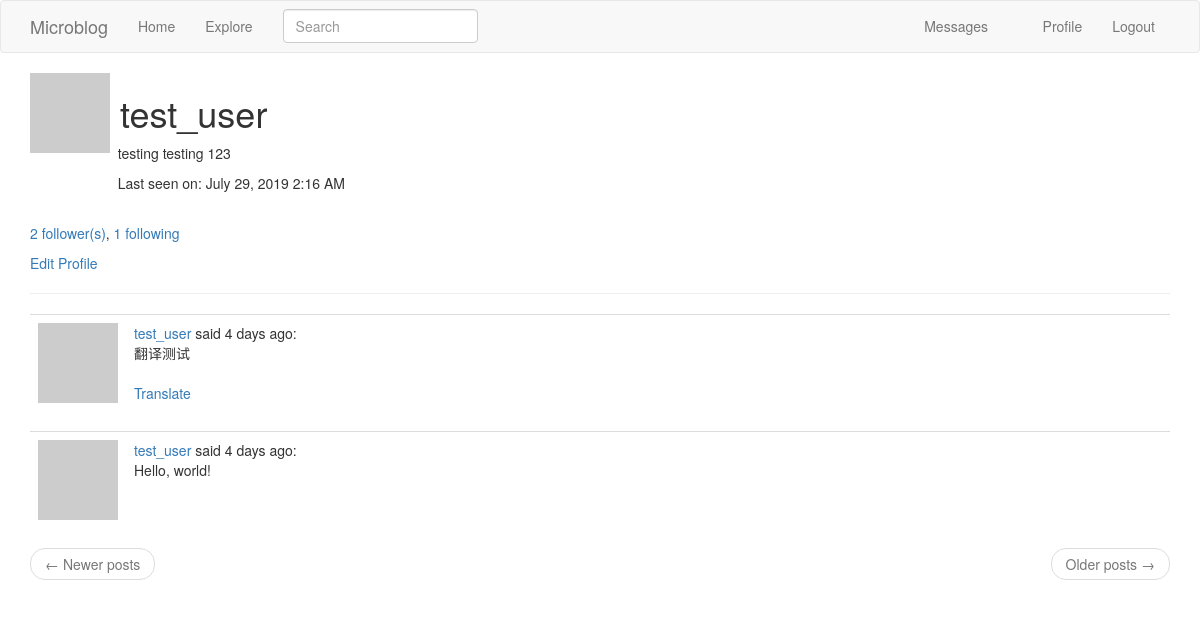
The app's page /user/test_user (signed in), older data.
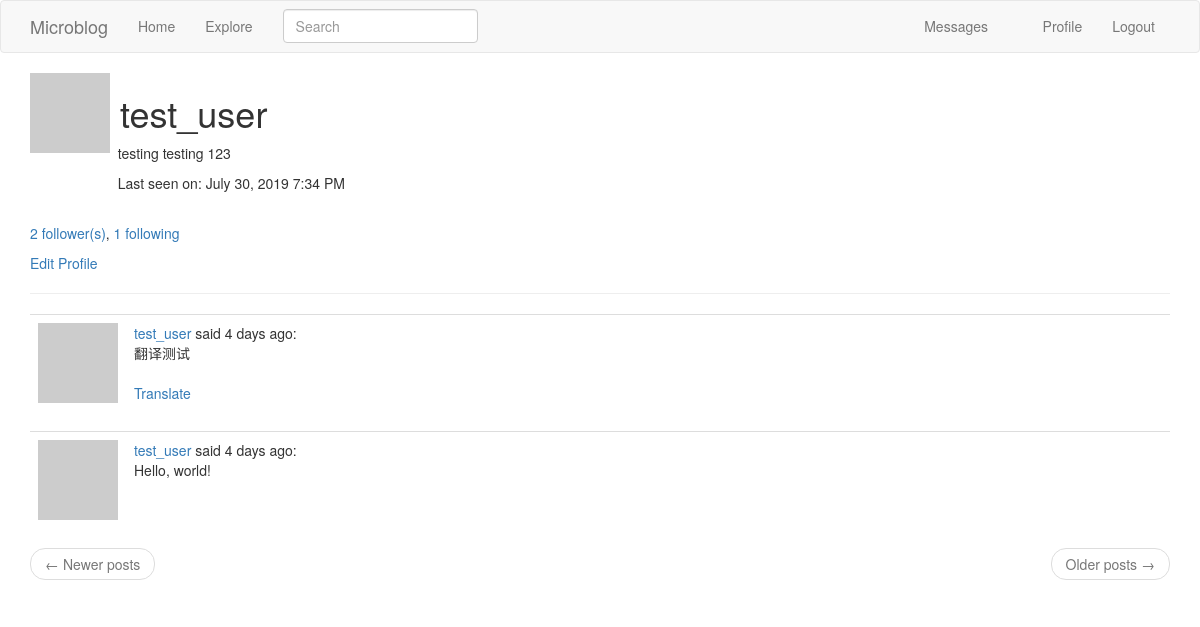
The same page, newer data.
### app/models.py (models this page shows, shortened)
class PaginatedAPIMixin(object):
    @staticmethod
    def to_collection_dict(query, page, per_page, endpoint, **kwargs):
        resources = query.paginate(page, per_page, False)
        data = {
            'items': [item.to_dict() for item in resources.items],
            '_meta': {
                'page': page,
                'per_page': per_page,
                'total_pages': resources.pages,
                'total_items': resources.total
            },
            '_links': {
                'self': url_for(endpoint, page=page, per_page=per_page, **kwargs),
                'next': url_for(endpoint, page=page+1, per_page=per_page, **kwargs) if resources.has_next else None,
                'prev': url_for(endpoint, page=page-1, per_page=per_page, **kwargs) if resources.has_prev else None
            }
        }
        return data

class User(UserMixin, PaginatedAPIMixin, db.Model):
    id = db.Column(db.Integer, primary_key=True)
    username = db.Column(db.String(64), index=True, unique=True)
    email = db.Column(db.String(120), index=True, unique=True)
    about_me = db.Column(db.String(140))
    last_seen = db.Column(db.DateTime, default=datetime.utcnow)
    password_hash = db.Column(db.String(128))
    posts = db.relationship('Post', backref='author', lazy='dynamic')
    followed = db.relationship('User', secondary=followers, primaryjoin=(followers.c.follower_id == id),
                               secondaryjoin=(followers.c.followed_id == id),
                               backref=db.backref('followers', lazy='dynamic'), lazy='dynamic')
    messages_sent = db.relationship('Message', foreign_keys='Message.sender_id',backref='author', lazy='dynamic')
    messages_received = db.relationship('Message', foreign_keys='Message.recipient_id', backref='recipient',
                                        lazy='dynamic')
    last_message_read_time = db.Column(db.DateTime)
    notifications = db.relationship('Notification', backref='user', lazy='dynamic')
    api_token = db.Column(db.String(32), index=True, unique=True)
    api_token_expiration = db.Column(db.DateTime)
    @login.user_loader
    def load_user(id):
        return User.query.get(int(id))
    def avatar(self, size):
        digest = md5(self.email.lower().encode('utf-8')).hexdigest()
        return 'https://www.gravatar.com/avatar/{}?d=identicon&s={}'.format(digest, size)
    def new_messages(self):
        last_read_time = self.last_message_read_time or datetime(1900, 1, 1)
        return Message.query.filter_by(recipient=self).filter(Message.timestamp > last_read_time).count()

class SearchableMixin(object):
    @classmethod
    def before_commit(cls, session):
        session._changes = {
            'add': list(session.new),
            'update': list(session.dirty),
            'delete': list(session.deleted)
        }
    @classmethod
    def after_commit(cls, session):
        for obj in session._changes['add']:
            if isinstance(obj, SearchableMixin):
                add_to_index(obj.__tablename__, obj)
        for obj in session._changes['update']:
            if isinstance(obj, SearchableMixin):
                add_to_index(obj.__tablename__, obj)
        for obj in session._changes['delete']:
            if isinstance(obj, SearchableMixin):
                remove_from_index(obj.__tablename__, obj)
        session._changes = None

class Post(SearchableMixin, db.Model):
    __searchable__ = ['body']
    id = db.Column(db.Integer, primary_key=True)
    body = db.Column(db.String(140))
    timestamp = db.Column(db.DateTime, index=True, default=datetime.utcnow)
    user_id = db.Column(db.Integer, db.ForeignKey('user.id'))
    language = db.Column(db.String(5))

### app/main/routes.py (the view, shortened to what this page needs)
@bp.route('/user/<username>', methods=['GET', 'POST'])
@login_required
def user_profile(username):
    user = User.query.filter_by(username=username).first_or_404()
    page = request.args.get('page', 1, type=int)
    posts = user.posts.order_by(Post.timestamp.desc()).paginate(page, current_app.config['POSTS_PER_PAGE'], False)
    next_url = url_for('main.user_profile', username=user.username, page=posts.next_num) if posts.has_next else None
    prev_url = url_for('main.user_profile', username=user.username, page=posts.prev_num) if posts.has_prev else None
    form = MessageForm()
    return render_template('user_profile.html', user=user, posts=posts.items, next_url=next_url, prev_url=prev_url,
                           form=form)

### app/main/forms.py
class SearchForm(FlaskForm):
    q = StringField(_l('Search'), validators=[DataRequired()])
    def __init__(self, *args, **kwargs):
        if 'formdata' not in kwargs:
            kwargs['formdata'] = request.args
        if 'csrf_enabled' not in kwargs:
            kwargs['csrf_enabled'] = False
        super(SearchForm, self).__init__(*args, **kwargs)

class MessageForm(FlaskForm):
    message = TextAreaField(_l('Send a Message'), validators=[DataRequired(), Length(min=1, max=140)])
    submit = SubmitField(_l('Send'))

### app/main/routes.py (called while the page is built)
@bp.before_app_request
def before_request():
    if current_user.is_authenticated:
        current_user.last_seen = datetime.utcnow()
        db.session.commit()
        g.search_form = SearchForm()
    g.locale = str(get_locale())

### app/templates/user_profile.html (shortened to what this page needs)
{% extends "base.html" %}
{% import 'bootstrap/wtf.html' as wtf %}
{% block app_content %}
    <table>
        <tr valign="top">
            <td><img src="{{ user.avatar(128) }}"></td>
            <td><h1>&nbsp;{{ user.username }}</h1>
                {% if user.about_me %}<p>&nbsp;&nbsp;{{ user.about_me }}</p>{% endif %}
                {% if user.last_seen %}<p>&nbsp;&nbsp;{{ _('Last seen on:') }} {{ moment(user.last_seen).format('LLL') }}</p>{% endif %}
            </td>
        </tr>
    </table>
    <br>
    <p>
        <a href="{{ url_for('main.followers', username=user.username) }}">{{ _('%(count)s follower(s)', count=user.followers.count()) }}</a>,
        <a href="{{ url_for('main.following', username=user.username) }}">{{ _('%(count)s following', count=user.followed.count()) }}</a>
    </p>
    {% if user == current_user %}
    <p><a href="{{ url_for('main.edit_profile') }}">{{ _('Edit Profile') }}</a></p>
    {% elif current_user.is_following(user) %}
    <p><a href="{{ url_for('main.unfollow', username=user.username) }}">{{ _('Unfollow') }}</a></p>
    {% else %}
    <p><a href="{{ url_for('main.follow', username=user.username) }}">{{ _('Follow') }}</a></p>
    {% endif %}
    <hr>
    {% for post in posts %}
        {% include '_post.html' %}
    {% endfor %}
    <nav aria-label="...">
        <ul class="pager">
            <li class="previous{% if not prev_url %} disabled{% endif %}">
                <a href="{{ prev_url or '#' }}">
                    <span aria-hidden="true">&larr;</span> {{ _('Newer posts') }}
                </a>
            </li>
            <li class="next{% if not next_url %} disabled{% endif %}">
                <a href="{{ next_url or '#' }}">
                    {{ _('Older posts') }} <span aria-hidden="true">&rarr;</span>
                </a>
            </li>
        </ul>
    </nav>
{% endblock %}

### app/templates/base.html (shortened to what this page needs)
{% extends "bootstrap/base.html" %}
{% block navbar %}
    <nav class="navbar navbar-default">
        <div class="container">
            <div class="navbar-header">
                <a class="navbar-brand" href="{{ url_for('main.index') }}">Microblog</a>
            </div>
            <div class="collapse navbar-collapse" id="bs-example-navbar-collapse-1">
                <ul class="nav navbar-nav">
                    <li><a href="{{ url_for('main.index') }}">{{ _('Home') }}</a></li>
                    <li><a href="{{ url_for('main.explore') }}">{{ _('Explore') }}</a></li>
                </ul>
                {% if g.search_form %}
                <form class="navbar-form navbar-left" method="get" action="{{ url_for('main.search') }}">
                    <div class="form-group">
                        {{ g.search_form.q(size=20, class='form-control', placeholder=g.search_form.q.label.text) }}
                    </div>
                </form>
                {% endif %}
                <ul class="nav navbar-nav navbar-right">
                    {% if current_user.is_anonymous %}
                    <li><a href="{{ url_for('auth.login') }}">{{ _('Login') }}</a></li>
                    {% else %}
                    <li><a href="{{ url_for('main.messages') }}">
                        {{ _('Messages') }}
                        {% set new_messages = current_user.new_messages() %}
                    </a></li>
                    <li><a href="{{ url_for('main.user_profile', username=current_user.username) }}">{{ _('Profile') }}</a></li>
                    <li><a href="{{ url_for('auth.logout') }}">{{ _('Logout') }}</a></li>
                    {% endif %}
                </ul>
            </div>
        </div>
    </nav>
{% endblock %}
{% block content %}
    <div class="container">
        {% block app_content %}{% endblock %}
    </div>
{% endblock %}

### app/templates/_post.html (shortened to what this page needs)
    <table class="table table-hover">
        <tr>
            <td width="70px">
                <a href="{{ url_for('main.user_profile', username=post.author.username) }}">
                    <img src="{{ post.author.avatar(70) }}" />
                </a>
            </td>
            <td>
                {{ _('%(username)s said %(when)s:', username=user_link, when=moment(post.timestamp).fromNow()) }} <br>
                <span id="post{{ post.id }}">{{ post.body }}</span>
                {% if post.language and post.language != g.locale %}
                <br><br>
                <span id="translation{{ post.id }}"><a href="javascript:translate('#post{{ post.id }}', '#translation{{ post.id }}', '{{ post.language }}', '{{ g.locale }}');">{{  _('Translate')  }}</a></span>
                {% endif %}
            </td>
        </tr>
    </table>

Row changes from the older to the newer data that the page shows:
changed User "test_user": last_seen "July 29, 2019 2:16 AM" → "July 30, 2019 7:34 PM"
